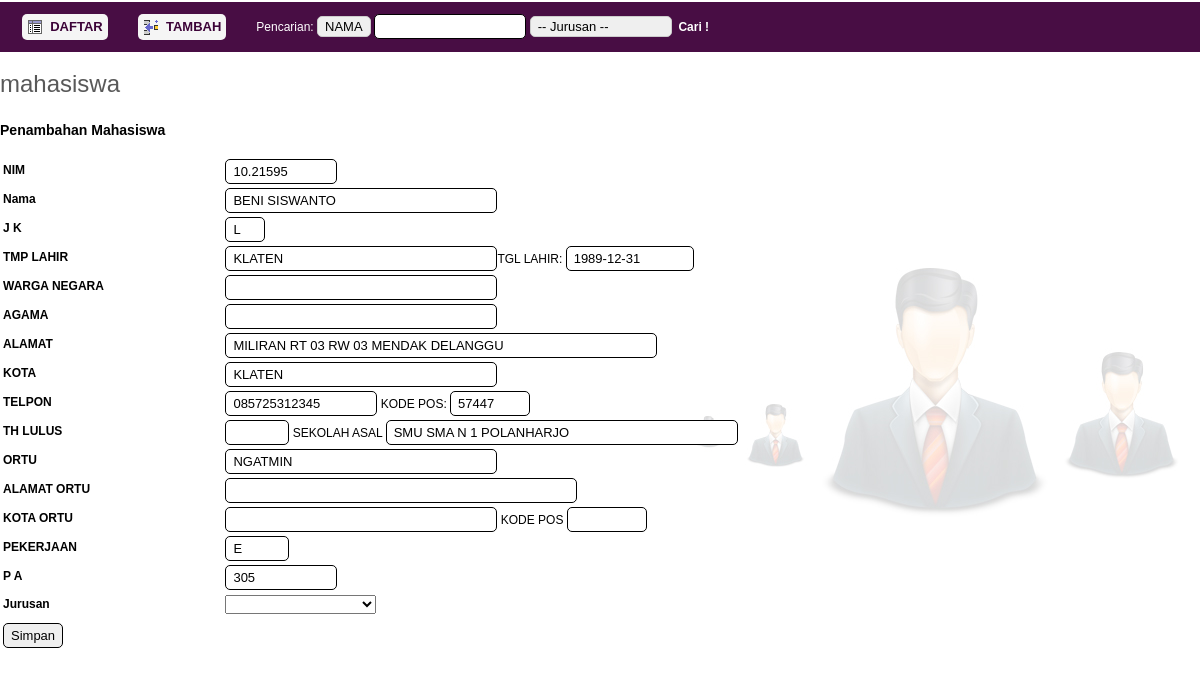
The page /app/mahasiswa/index.php?p=module/mhs_tambah&id=10.21595 (signed in) on the database its author committed.
### tables this page shows
CREATE TABLE IF NOT EXISTS `mahasiswa` (
  `MHSID` varchar(10) NOT NULL,
  `MHSNAMA` varchar(40) DEFAULT NULL,
  `MHSJKEL` varchar(1) DEFAULT NULL,
  `MHSTMLHR` varchar(30) DEFAULT NULL,
  `MHSTGLHR` date DEFAULT NULL,
  `MHSWARGA` varchar(30) DEFAULT NULL,
  `MHSAGAMA` varchar(1) DEFAULT NULL,
  `MHSALMT` varchar(50) DEFAULT NULL,
  `MHSKOTA` varchar(30) DEFAULT NULL,
  `MHSNOTEL` varchar(15) DEFAULT NULL,
  `MHSKODEP` varchar(6) DEFAULT NULL,
  `MHSLULUS` varchar(4) DEFAULT NULL,
  `MHSASALP` varchar(50) DEFAULT NULL,
  `MHSORTUN` varchar(30) DEFAULT NULL,
  `MHSORALM` varchar(40) DEFAULT NULL,
  `MHSORKOTA` varchar(30) DEFAULT NULL,
  `MHSORKODEP` varchar(6) DEFAULT NULL,
  `MHSORPEG` varchar(4) DEFAULT NULL,
  `MHSPA` int(10) DEFAULT NULL,
  `JurusanId` int(10) DEFAULT NULL,
  `img` varchar(20) DEFAULT NULL,
  PRIMARY KEY (`MHSID`),
  KEY `MHSPA` (`MHSPA`,`JurusanId`)
);

### app/mahasiswa/module/mhs_tambah.php (the view, shortened to what this page needs)
<?php
if($_SESSION[sebagai]=="admin")
{
	if(!empty($_SESSION['namauser']) || !empty($_SESSION['pwd']))
	{
		$isiMahasiswa=mysql_fetch_array(mysql_query("select * from mahasiswa where MHSID='$_GET[id]'"));
		echo"<h3>Penambahan Mahasiswa</h3>";
		echo"<form name=f_menu method=post action=index.php?p=module/mhs_proses>";
		echo "<table>";
		echo "<tr>";
		echo"<td width=30%><b>NIM </b></td>";
		echo"<td><input type=text name=MHSID class=rounded size=10  maxlength=10 value=\"$isiMahasiswa[MHSID]\"></td>";
		echo "</tr>";
		echo "<tr>";
		echo"<td><b>Nama </b></td>";
		echo"<td><input type=text name=MHSNAMA class=rounded size=30 maxlength=40 value=\"$isiMahasiswa[MHSNAMA]\"></td>";
		echo "</tr>";
		echo "<tr>";
		echo"<td><b>J K</b></td>";
		echo"<td><input type=text name=MHSJKEL class=rounded size=1 maxlength=1 value=\"$isiMahasiswa[MHSJKEL]\"></td>";
		echo "</tr>";
		echo "<tr>";
		echo"<td><b>TMP LAHIR</b></td>";
		echo"<td><input type=text name=MHSTMLHR class=rounded size=30 maxlength=30 value=\"$isiMahasiswa[MHSTMLHR]\">TGL LAHIR: <input type=text name=MHSTGLHR class=rounded size=12 maxlength=12 value=\"$isiMahasiswa[MHSTGLHR]\"></td>";
		echo "</tr>";
		echo "<tr>";
		echo"<td><b>WARGA NEGARA</b></td>";
		echo"<td><input type=text name=MHSWARGA class=rounded size=30 maxlength=30 value=\"$isiMahasiswa[MHSWARGA]\"></td>";
		echo "</tr>";
		echo "<tr>";
		echo"<td><b>AGAMA</b></td>";
		echo"<td><input type=text name=MHSAGAMA class=rounded size=30 maxlength=30 value=\"$isiMahasiswa[MHSAGAMA]\"></td>";
		echo "</tr>";
		echo "<tr>";
		echo"<td><b>ALAMAT</b></td>";
		echo"<td><input type=text name=MHSALMT class=rounded size=50 maxlength=50 value=\"$isiMahasiswa[MHSALMT]\"></td>";
		echo "</tr>";
		echo "<tr>";
		echo"<td><b>KOTA</b></td>";
		echo"<td><input type=text name=MHSKOTA class=rounded size=30 maxlength=30 value=\"$isiMahasiswa[MHSKOTA]\"></td>";
		echo "</tr>";
		echo "<tr>";
		echo"<td><b>TELPON</b></td>";
		echo"<td><input type=text name=MHSNOTEL class=rounded size=15 maxlength=15 value=\"$isiMahasiswa[MHSNOTEL]\"> KODE POS: <input type=text name=MHSKODEP class=rounded size=6 maxlength=6 value=\"$isiMahasiswa[MHSKODEP]\"></td>";
		echo "</tr>";
		echo "<tr>";
		echo"<td><b>TH LULUS</b></td>";
		echo"<td><input type=text name=MHSLULUS class=rounded size=4 maxlength=4 value=\"$isiMahasiswa[MHSLULUS]\">		 SEKOLAH ASAL <input type=text name=MHSASALP class=rounded size=40 maxlength=50 value=\"$isiMahasiswa[MHSASALP]\"></td>";
		echo "</tr>";
		echo "<tr>";
		echo"<td><b>ORTU</b></td>";
		echo"<td><input type=text name=MHSORTUN class=rounded size=30 maxlength=30 value=\"$isiMahasiswa[MHSORTUN]\"></td>";
		echo "</tr>";
		echo "<tr>";
		echo"<td><b>ALAMAT ORTU</b></td>";
		echo"<td><input type=text name=MHSORALM class=rounded size=40 maxlength=40 value=\"$isiMahasiswa[MHSORALM]\"></td>";
		echo "</tr>";
		echo "<tr>";
		echo"<td><b>KOTA ORTU</b></td>";
		echo"<td><input type=text name=MHSORKOTA class=rounded size=30 maxlength=30 value=\"$isiMahasiswa[MHSORKOTA]\"> KODE POS <input type=text name=MHSORKODEP class=rounded size=6 maxlength=6 value=\"$isiMahasiswa[MHSORKODEP]\">	</td>";
		echo "</tr>";
		echo "<tr>";
		echo"<td><b>PEKERJAAN</b></td>";
		echo"<td><input type=text name=MHSORPEG class=rounded size=4 maxlength=4 value=\"$isiMahasiswa[MHSORPEG]\">		</td>";
		echo "<tr>";
		echo"<td><b>P A</b></td>";
		echo"<td><input type=text name=MHSPA class=rounded size=10 maxlength=10 value=\"$isiMahasiswa[MHSPA]\"></td>";
		echo "<tr>";
		echo"<td><b>Jurusan</b></td><td>";
						echo "<SELECT NAME='JurusanId' id='JurusanId'>
						  <OPTION value= '$isiMahasiswa[JurusanId]' SELECTED>";
						$perintahJurusan="select * from jurusan";
						$hasilJurusan=mysql_query($perintahJurusan);
						while($rowJurusan=mysql_fetch_array($hasilJurusan))
						{
							echo("<OPTION value='$rowJurusan[JurusanId]'>$rowJurusan[JurusanNama]");
						}
						echo(" </OPTION></select></td></tr>");
		echo "<tr>";
		echo"<td>";
		echo"<input type=hidden name=id value=\"$isiMahasiswa[MHSID]\"></td> ";
		echo "</tr>";
		echo "<tr>";
		echo "<td>";
		echo"<input type=submit class=rounded name=proses value=Simpan></td>";
		echo "</tr>";
		echo "</table>";
		echo"</form>";
	}
	else
	{
		header("Location: ../index.php");
	}
}
else
{
	echo "<center><blink><font color='red'><b>Anda tidak berhak mengkases halaman ini</b></font></blink></center>";
}
?>

### app/style.css (style rules this page uses)
body { margin:0; padding:0; color:#000000; font:normal 12px/1.8em Arial, Helvetica, sans-serif; background-color:#FFFFFF; }
html, .main { padding:0; margin:0px 0px 0px 0px; }
.header, .content, .menu_nav, .paging_nav, .fbg, .footer, form, ol, ol li, ul, .content .mainbar, .content .sidebar { margin:0; padding:0; }
input.rounded { border: 1px solid #000; -moz-border-radius: 5px; -webkit-border-radius: 5px; border-radius: 5px; font-size: 13px; padding: 4px 7px; outline: 0; -webkit-appearance: none; }

### rows shown on the page
mahasiswa: MHSID "10.21595", MHSNAMA "BENI SISWANTO", MHSJKEL "L", MHSTMLHR "KLATEN", MHSTGLHR "1989-12-31", MHSALMT "MILIRAN RT 03 RW 03 MENDAK DELANGGU", MHSKOTA "KLATEN", MHSNOTEL "085725312345", MHSKODEP "57447", MHSASALP "SMU SMA N 1 POLANHARJO", MHSORTUN "NGATMIN", MHSORPEG "E", MHSPA "305"
